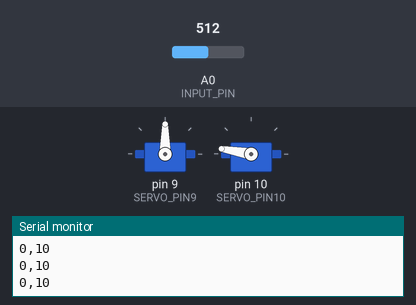
Simulated run of this sketch. Board: Arduino Uno, built with avr-gcc and run on an emulated ATmega328P. Parts: 2 × servo, the last lines printed to the serial monitor. The inputs (shaded band) are chosen by the test bench; at power-on: A0 (INPUT_PIN) = 512.

Above: at 1.2 s.
1.3 s: A0 (INPUT_PIN) set to 716
At 2.0 s:
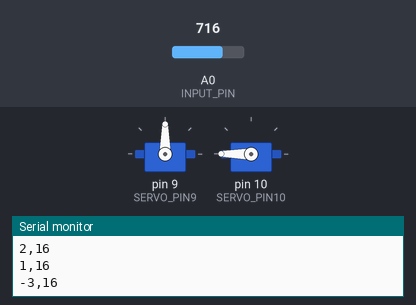
2.8 s: A0 (INPUT_PIN) set to 900
At 7.2 s:
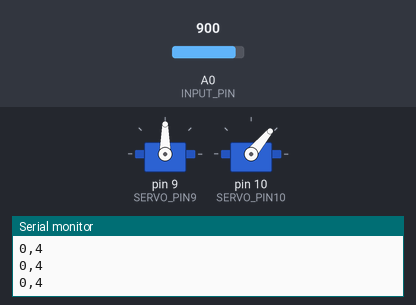
Timing chart, 0 to 10.1 s (numbered marks = the images above; inputs shaded):
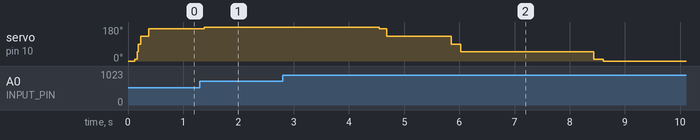

The sketch:

EMGEnvelop_servo.ino
```cpp
#include <Servo.h>

#define SAMPLE_RATE 500
#define BAUD_RATE 115200
#define INPUT_PIN A0
#define BUFFER_SIZE 128
#define SERVO_PIN9 9
#define SERVO_PIN10 10
#define EMG_MIN 2
#define EMG_MAX 10

int circular_buffer[BUFFER_SIZE];
int data_index, sum;

Servo servo9;
Servo servo10;

void setup()
{
	// Serial connection begin
	Serial.begin(BAUD_RATE);

  // Attach servo
  servo9.attach(SERVO_PIN9);
  servo10.attach(SERVO_PIN10);
}

void loop()
{
	// Calculate elapsed time
	static unsigned long past = 0;
	unsigned long present = micros();
	unsigned long interval = present - past;
	past = present;

	// Run timer
	static long timer = 0;
	timer -= interval;

	// Sample and get envelop
	if(timer < 0) {
		timer += 1000000 / SAMPLE_RATE;
		int sensor_value = analogRead(INPUT_PIN);
		int signal = EMGFilter(sensor_value);
		int envelop = getEnvelop(abs(signal));

    int servo_position = map(envelop, EMG_MIN, EMG_MAX, 10, 170);
    //servo9.write(signal);
    servo10.write(servo_position);

    Serial.print(signal);
		Serial.print(",");
		Serial.println(envelop);
	}
}

// Envelop detection algorithm
int getEnvelop(int abs_emg){
	sum -= circular_buffer[data_index];
	sum += abs_emg;
	circular_buffer[data_index] = abs_emg;
	data_index = (data_index + 1) % BUFFER_SIZE;
	return (sum/BUFFER_SIZE) * 2;
}

// Band-Pass Butterworth IIR digital filter, generated using filter_gen.py.
// Sampling rate: 500.0 Hz, frequency: [74.5, 149.5] Hz.
// Filter is order 4, implemented as second-order sections (biquads).
// Reference:
// https://docs.scipy.org/doc/scipy/reference/generated/scipy.signal.butter.html
// https://courses.ideate.cmu.edu/16-223/f2020/Arduino/FilterDemos/filter_gen.py
float EMGFilter(float input)
{
  float output = input;
  {
    static float z1, z2; // filter section state
    float x = output - 0.05159732*z1 - 0.36347401*z2;
    output = 0.01856301*x + 0.03712602*z1 + 0.01856301*z2;
    z2 = z1;
    z1 = x;
  }
  {
    static float z1, z2; // filter section state
    float x = output - -0.53945795*z1 - 0.39764934*z2;
    output = 1.00000000*x + -2.00000000*z1 + 1.00000000*z2;
    z2 = z1;
    z1 = x;
  }
  {
    static float z1, z2; // filter section state
    float x = output - 0.47319594*z1 - 0.70744137*z2;
    output = 1.00000000*x + 2.00000000*z1 + 1.00000000*z2;
    z2 = z1;
    z1 = x;
  }
  {
    static float z1, z2; // filter section state
    float x = output - -1.00211112*z1 - 0.74520226*z2;
    output = 1.00000000*x + -2.00000000*z1 + 1.00000000*z2;
    z2 = z1;
    z1 = x;
  }
  return output;
}
```

Measured:
- after the input at 1.3 s, servo on pin 10 (SERVO_PIN10): 170° → 180° after 0.08 s
